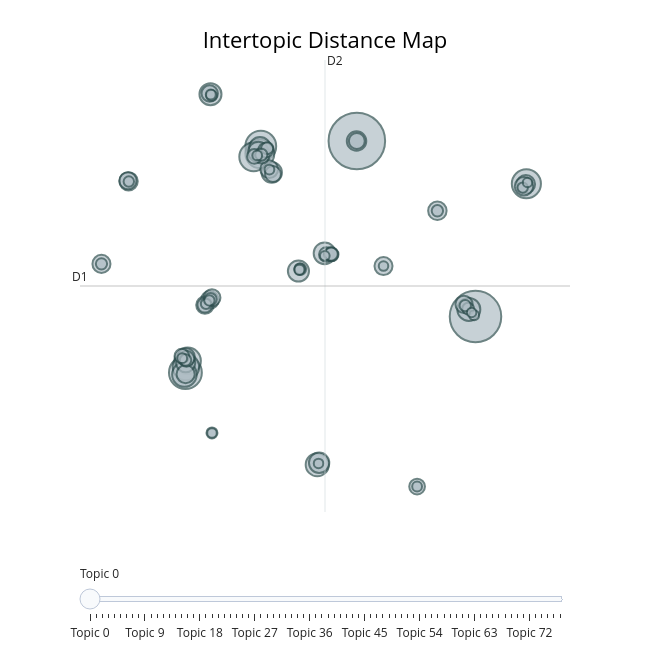

Write notebook code for a chart like this one.
### Markdown cell above
## 4. Topic Visualization (Intertopic Distance Map)

### Code cell
# Intertopic distance map (2D projection of topic centroids)
fig = topic_model.visualize_topics(title='Intertopic Distance Map')
fig.write_image('figures/02_intertopic_map.png', scale=2, width=900, height=700)
fig.show()
